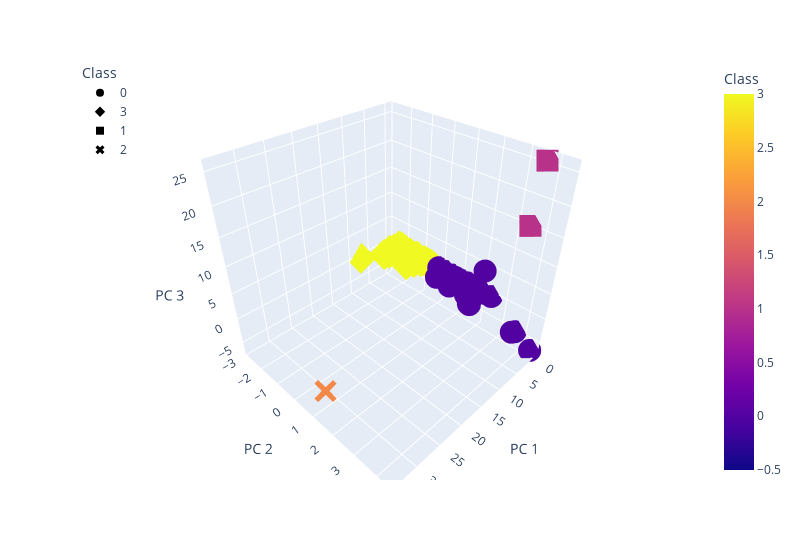

The cell this chart's notebook holds for it:
### Markdown cell above
### Deliverable 4: Visualizing Cryptocurrencies Results

#### 3D-Scatter with Clusters

### Code cell
# Creating a 3D-Scatter with the PCA data and the clusters
fig = px.scatter_3d(
    cluster_df,
    x="PC 1",
    y="PC 2",
    z="PC 3",
    color="Class",
    symbol="Class",
    width=800,
    hover_name = "CoinName",
    hover_data = ["Algorithm"],
)
fig.update_layout(legend=dict(x=0, y=1))
fig.show()

### Figure 1 — Plotly figure (JSON) as saved in the notebook; plotly's stock layout.template omitted (floating-point values rounded to 4 significant figures; data arrays with more than 128 entries replaced by an {"elided": "..."} marker saying what was removed)
{"data": [{"customdata": {"elided": "291x1 str values"}, "hovertemplate": "<b>%{hovertext}</b><br><br>Class=%{marker.color}<br>PC 1=%{x}<br>PC 2=%{y}<br>PC 3=%{z}<br>Algorithm=%{customdata[0]}<extra></extra>", "hovertext": {"elided": "291 str values"}, "legendgroup": "0", "marker": {"color": {"elided": "291 int values"}, "coloraxis": "coloraxis", "symbol": "circle"}, "mode": "markers", "name": "0", "scene": "scene", "showlegend": true, "type": "scatter3d", "x": {"elided": "291 float values"}, "y": {"elided": "291 float values"}, "z": {"elided": "291 float values"}}, {"customdata": {"elided": "238x1 str values"}, "hovertemplate": "<b>%{hovertext}</b><br><br>Class=%{marker.color}<br>PC 1=%{x}<br>PC 2=%{y}<br>PC 3=%{z}<br>Algorithm=%{customdata[0]}<extra></extra>", "hovertext": {"elided": "238 str values"}, "legendgroup": "3", "marker": {"color": {"elided": "238 int values"}, "coloraxis": "coloraxis", "symbol": "diamond"}, "mode": "markers", "name": "3", "scene": "scene", "showlegend": true, "type": "scatter3d", "x": {"elided": "238 float values"}, "y": {"elided": "238 float values"}, "z": {"elided": "238 float values"}}, {"customdata": [["ECC 256K1"], ["Leased POS"]], "hovertemplate": "<b>%{hovertext}</b><br><br>Class=%{marker.color}<br>PC 1=%{x}<br>PC 2=%{y}<br>PC 3=%{z}<br>Algorithm=%{customdata[0]}<extra></extra>", "hovertext": ["Acute Angle Cloud", "Waves"], "legendgroup": "1", "marker": {"color": [1, 1], "coloraxis": "coloraxis", "symbol": "square"}, "mode": "markers", "name": "1", "scene": "scene", "showlegend": true, "type": "scatter3d", "x": [-0.3281, -0.3321], "y": [3.674, 3.511], "z": [25.68, 15.45]}, {"customdata": [["TRC10"]], "hovertemplate": "<b>%{hovertext}</b><br><br>Class=%{marker.color}<br>PC 1=%{x}<br>PC 2=%{y}<br>PC 3=%{z}<br>Algorithm=%{customdata[0]}<extra></extra>", "hovertext": ["BitTorrent"], "legendgroup": "2", "marker": {"color": [2], "coloraxis": "coloraxis", "symbol": "x"}, "mode": "markers", "name": "2", "scene": "scene", "showlegend": true, "type": "scatter3d", "x": [34.0], "y": [1.559], "z": [-0.775]}], "layout": {"coloraxis": {"colorbar": {"title": {"text": "Class"}}, "colorscale": [[0, "#0d0887"], [0.1111, "#46039f"], [0.2222, "#7201a8"], [0.3333, "#9c179e"], [0.4444, "#bd3786"], [0.5556, "#d8576b"], [0.6667, "#ed7953"], [0.7778, "#fb9f3a"], [0.8889, "#fdca26"], [1, "#f0f921"]]}, "legend": {"title": {"text": "Class"}, "tracegroupgap": 0, "x": 0, "y": 1}, "margin": {"t": 60}, "scene": {"domain": {"x": [0, 1], "y": [0, 1]}, "xaxis": {"title": {"text": "PC 1"}}, "yaxis": {"title": {"text": "PC 2"}}, "zaxis": {"title": {"text": "PC 3"}}}, "width": 800}}
